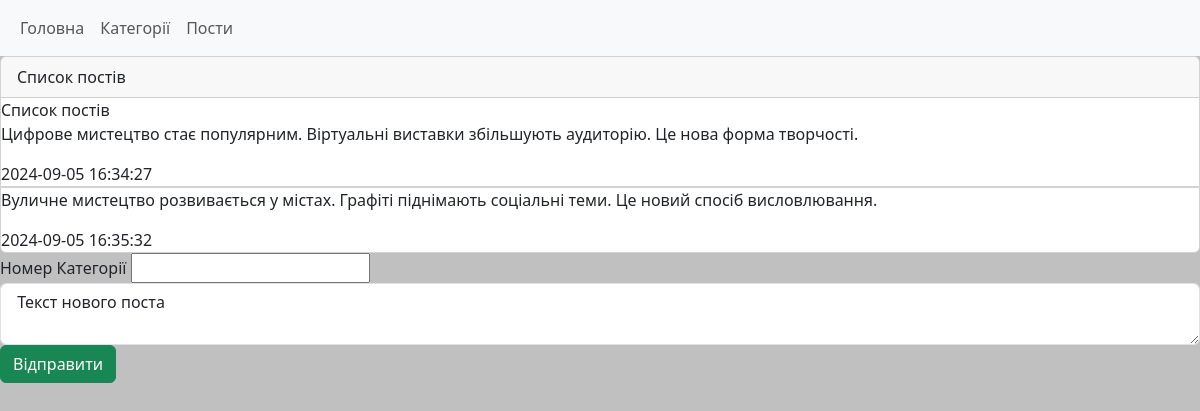
The page /categories/3 on the database its author committed.
### tables this page shows
CREATE TABLE post (
    post_id INTEGER PRIMARY KEY AUTOINCREMENT,
    category_id INTEGER,
    text TEXT,
    datetime TEXT DEFAULT CURRENT_TIMESTAMP,
    FOREIGN KEY(category_id) REFERENCES category(category_id)
);

### main.py (the view)
@app.route("/categories/<id>", methods=["GET","POST"])
def posts_by_category(id):
    if request.method == "POST":
        category_id = request.form.get("category_id")
        text = request.form.get("text")
        db.addPost(category_id, text)
        return redirect(f"/categories/{id}")
    return render_template("post_list.html",
                            post_list=db.getPostsByCategory(id))

### db.py (called while the page is built)
def open():
    global conn, cursor
    conn = sqlite3.connect(db_name)
    cursor = conn.cursor()

def close():
    cursor.close()
    conn.close()

def getPostsByCategory(category_id):
    open()
    cursor.execute("SELECT * FROM post WHERE category_id = ?;", [category_id])
    res = cursor.fetchall()
    close()
    return res

### templates/post_list.html
{% extends 'base.html' %}
{% block content %}
<div class="card">
    <div class="card-header">
        Список постів
    </div>
    Список постів
    {% for p in post_list %}
    <li class="list-group list-group-flush">
        <p>
            {{p[2]}}
        </p>
        <span>{{p[-1]}}</span>
        </li>
    {%endfor%}
</div>
<div class="mb-3">
    <form method="post">
        <label>Номер Категорії</label>
        <input type="number" name="category_id">
        <textarea class="form-control" name="text"> Текст нового поста </textarea>
        <input type="submit" value="Відправити" class="btn btn-success">
    </form>
</div>
{% endblock %}

### static/style.css (style rules this page uses)
body { background: #c0c0c0; }

### rows shown on the page
post: text "Цифрове мистецтво стає популярним. Віртуальні виставки збільшують аудиторію. Це нова форма творчості.", datetime "2024-09-05 16:34:27"
post: text "Вуличне мистецтво розвивається у містах. Графіті піднімають соціальні теми. Це новий спосіб висловлювання.", datetime "2024-09-05 16:35:32"
